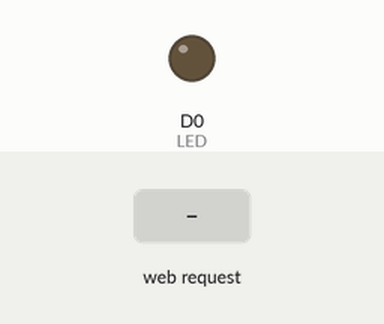
Simulated run of this sketch. Board: ESP8266 (NodeMCU). Shown: output pins drawn as LEDs (lit = HIGH). Inputs (shaded band) come from the test bench. WiFi joins after 1.5 s; servers stay silent unless stated; what the sketch prints to the serial monitor is not drawn.

Above: at 2.7 s.
2.8 s: HTTP request GET /LED=ON received
At 3.8 s:
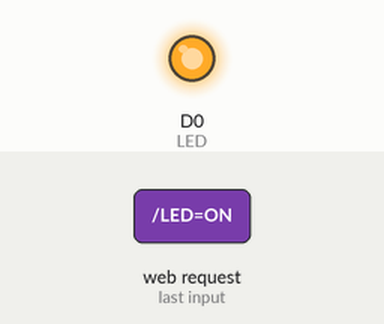
4.3 s: HTTP request GET /LED=OFF received
At 5.0 s:
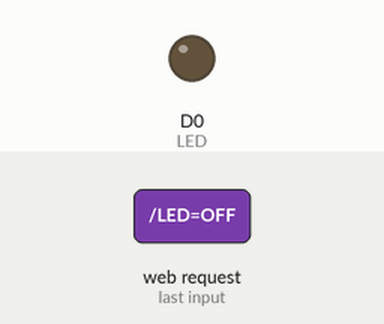
Timing chart, 0 to 7.3 s (numbered marks = the images above; inputs shaded):
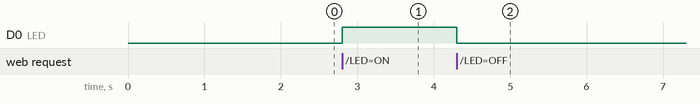

The sketch:

nodemcu_access_over_internet.ino
```cpp
#include <ESP8266WiFi.h>

const char *ssid = "YOUR SSID";
const char *pass = "YOUR INTERNET PASSWORD"

#define LED D0

;WiFiServer server(80);

void setup() {
  // put your setup code here, to run once:
  Serial.begin(115200);
  delay(10);

  pinMode(LED, OUTPUT);
  digitalWrite(LED, LOW);

  // Connect to WiFi network
  Serial.println();
  Serial.println();
  Serial.print("Connecting to ");
  Serial.println(ssid);

  WiFi.begin(ssid, pass);

  while (WiFi.status() != WL_CONNECTED) {
    delay(500);
    Serial.print(".");
  }
  Serial.println("");
  Serial.println("WiFi connected");

  // Start the server
  server.begin();
  Serial.println("Server started");

  // Print the IP address
  Serial.print("Use this URL to connect: ");
  Serial.print("http://");
  Serial.print(WiFi.localIP());
  Serial.println("/");

}

void loop() {
  // put your main code here, to run repeatedly:

  // Check if a client has connected
  WiFiClient client = server.available();
  if (!client) {
    return;
  }

  // Wait until the client sends some data
  Serial.println("new client");
  while (!client.available()) {
    delay(1);
  }

  // Read the first line of the request
  String request = client.readStringUntil('\r');
  Serial.println(request);
  client.flush();

  // Match the request
  int value = LOW;
  if (request.indexOf("/LED=ON") != -1) {
    digitalWrite(LED, HIGH);
    value = HIGH;
  }

  if (request.indexOf("/LED=OFF") != -1) {
    digitalWrite(LED, LOW);
    value = LOW;
  }

  // Return the response
  client.println("HTTP/1.1 200 OK");
  client.println("Content-Type: text/html");
  client.println("");
  client.println("<!DOCTYPE HTML>");
  client.println("<html>");

  client.print("LED pin is now: ");

  if(value == HIGH) {
    client.print("ON");
  } else {
    client.print("OFF");
  }
  client.println("<br><br>");
  client.println("Click <a href=\"/LED=ON\">here</a> turn the LED on pin D0 ON<br>");
  client.println("Click <a href=\"/LED=OFF\">here</a> turn the LED on pin D0 OFF<br>");

  delay(1);
  Serial.println("Client Disconnected");
  Serial.println("");

}
```

Measured:
- after the input at 2.8 s, D0 (LED): LOW → HIGH at once
- after the input at 4.3 s, D0 (LED): HIGH → LOW at once
